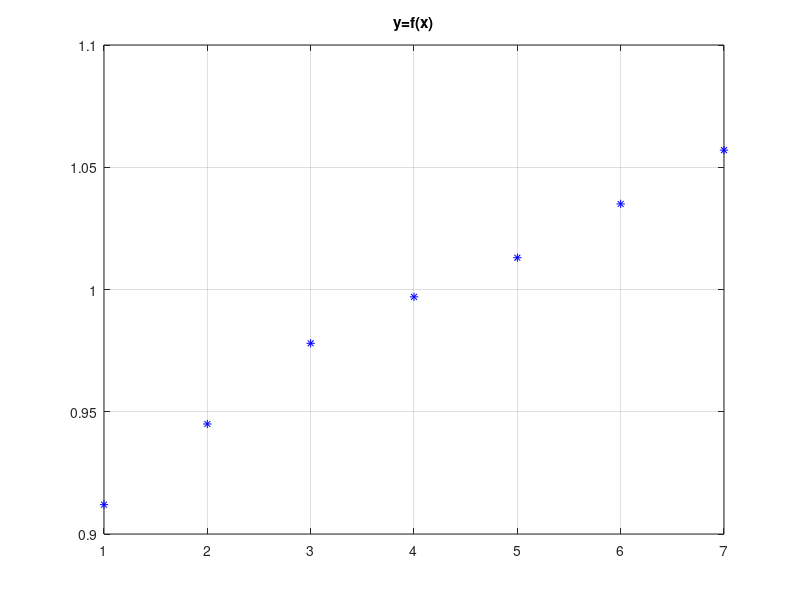
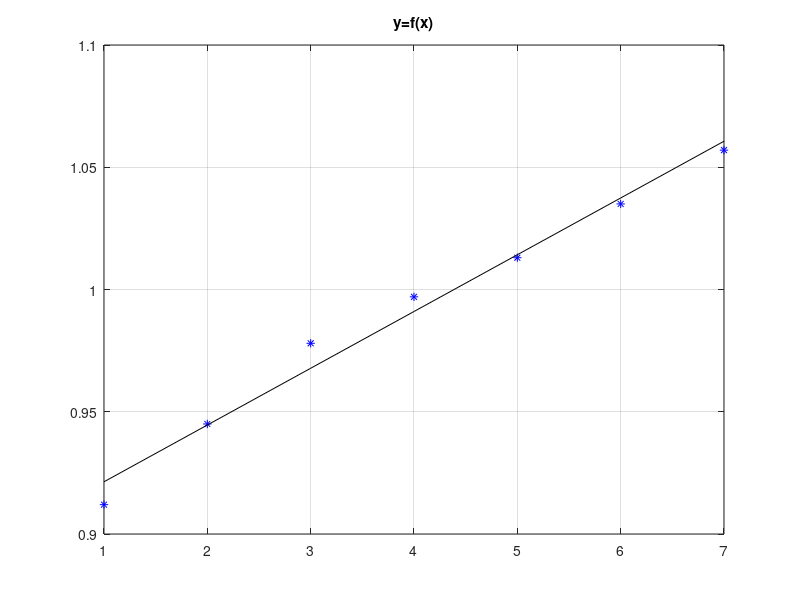

Source code (MATLAB) for these figures, in order:
% approx_line.m
% Regresja liniowa: y = a*x + b
clear all; close all;
% W wyniku pomiaru otrzymano nastepujace liczby ( x = numer pomiaru, y = wartosc )
x = [ 1 2 3 4 5 6 7];
y = [ 0.912 0.945 0.978 0.997 1.013 1.035 1.057];
figure; plot( x, y, 'b*' ); title('y=f(x)'); grid; pause
% Aproksymacja linia prosta: y = a * x + b
if(1) % OGOLNIE - rozwiazanie rownania macierzowego
    xt = x'; yt = y'; N = length( xt ); % X * ab
    X = [ xt, ones(N,1) ]; % y(n) = a*x(n) + b = | x(1) 1 | * | a |
    ab = X \ yt; % y(1) = a*x(1) + b = | x(2) 1 | | b |
    a = ab(1), b = ab(2), % y(2) = a*x(2) + b = | x(3) 1 |
else % W TYM PRZYPADKU - na podstawie wyprowadzonych wzorow
    xm = mean( x ); % srednia wartosc wektora x
    ym = mean( y ); % srednia wartosc wektora y
    xr = x - xm; % wektor x - srednia x (od kazdego elementu)
    yr = y - ym; % wektor y - srednia y (od kazdego elementu)
    a = (xr * yr') / (xr * xr') % obliczenie wsp a prostej, to samo
    % inaczej: a = sum( xr .* yr ) / sum( xr .* xr )
    b = ym - a * xm % obliczenie wsp b prostej
end
figure; plot( x, y, 'b*', x, a*x+b, 'k-' ); title('y=f(x)'); grid; pause
% Takze wielomiany wyzszych rzedow
% p = polyfit( x, y, 1 ), % a=p(1), b=p(2)
% figure; plot( x, y, 'b*', x, polyval(p,x), 'r-' ); title('y=f(x)'); grid; pause